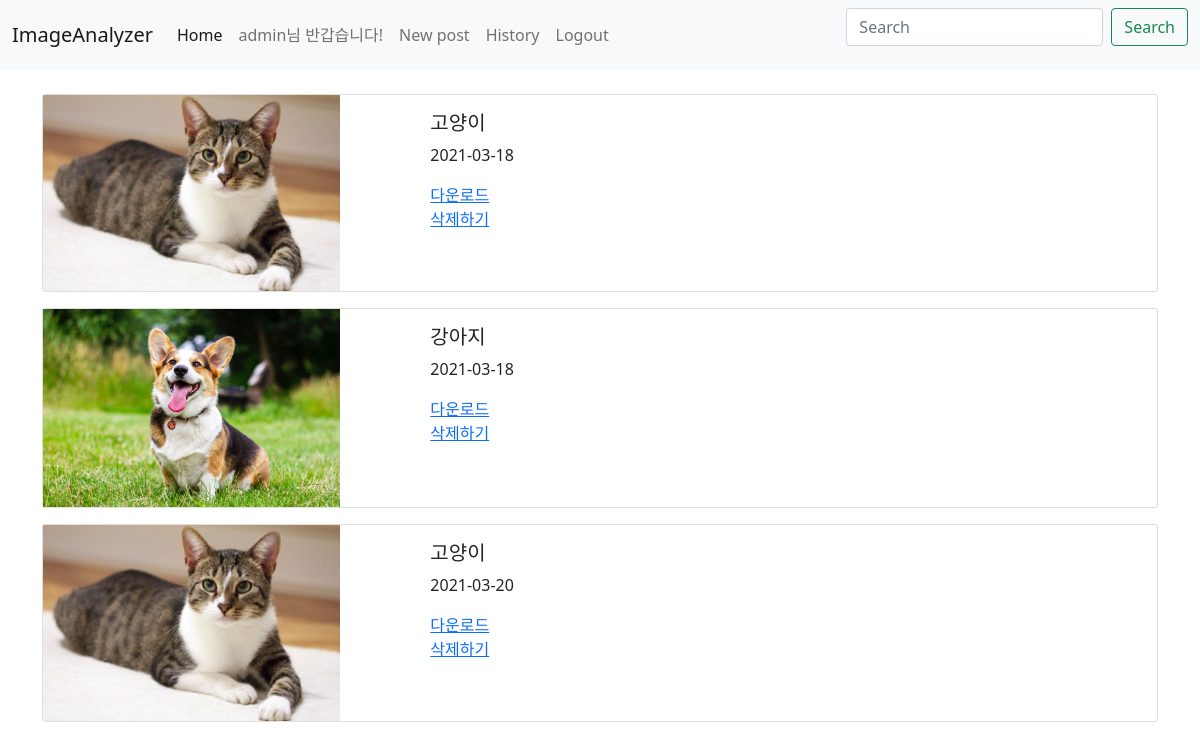
Before: /polls/history/ (signed in) with the older database file.
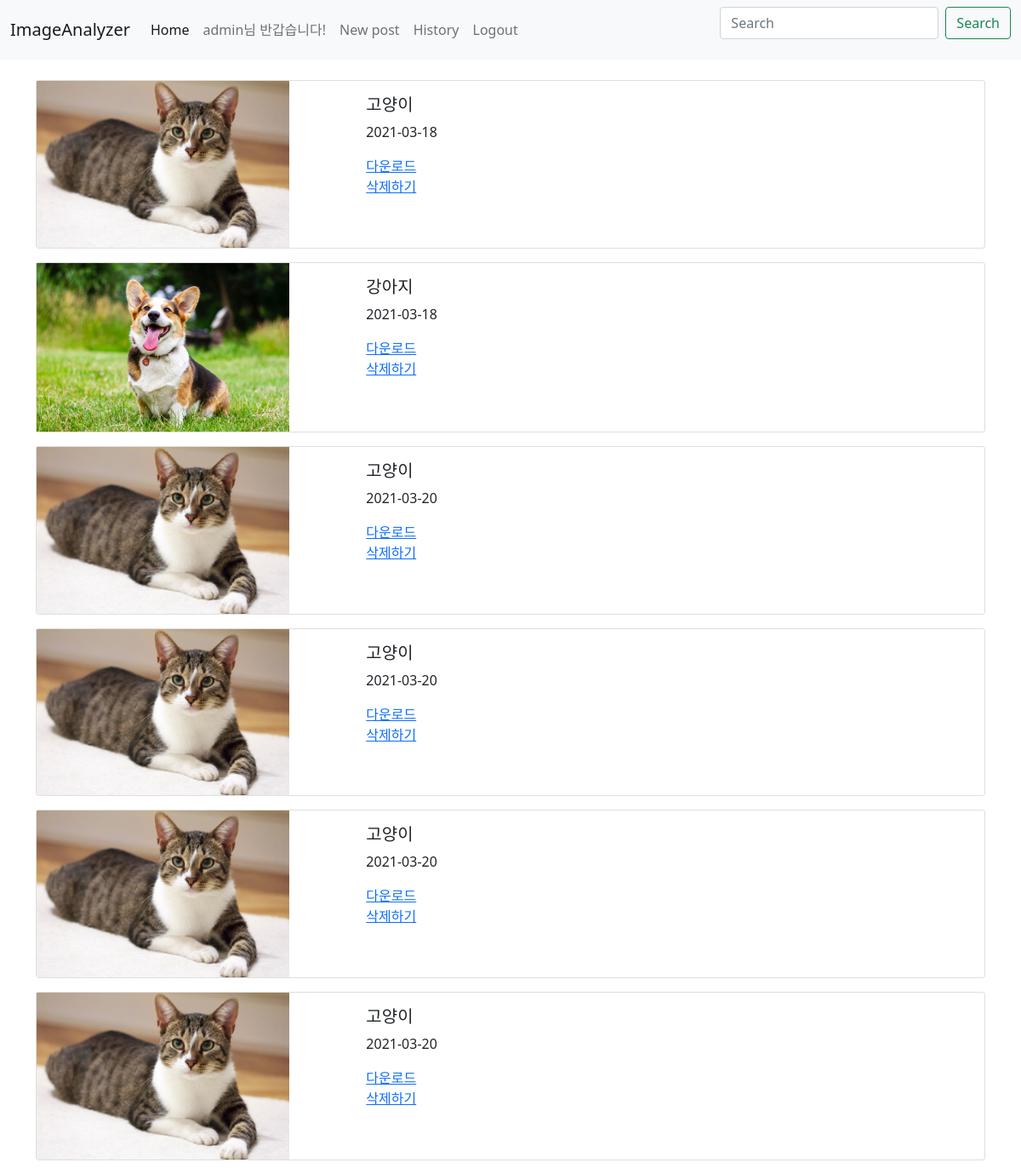
After: the same page with the newer database file.
### polls/models.py (models this page shows, shortened)
class Images_info(models.Model):
    author = models.ForeignKey(settings.AUTH_USER_MODEL, on_delete=models.CASCADE)
    image_title = models.CharField(max_length=200)
    image_pub_date = models.DateTimeField('date published')
    image_data = models.ImageField(blank=True, upload_to="images", null=True)

### polls/views.py (the view)
# urls.py: path('history/', views.history, name='history'),
def history(request):
    images = Images_info.objects.filter(author=request.user)
    return render(request, 'history.html', {'images' : images})

### polls/templates/history.html
{% extends 'base.html' %}
{% block content %}
{% for image in images.all %}
<div class="card mb-3" style="width: 100%;">
    <div class="row g-0">
      <div class="col-md-4">
        <img src="{{ image.image_data.url }}" width=80% height=auto>
      </div>
      <div class="col-md-8">
        <div class="card-body">
          <h5 class="card-title">{{ image.image_title }}</h5>
          <p class="card-text">{{ image.image_pub_date | date:"Y-m-d" }}</p>
          <a href="{% url 'downloads' image.id %}">다운로드</a>
          <br>
          <a href="{% url 'delete' image.id %}">삭제하기</a>
        </div>
      </div>
    </div>
  </div>
{% endfor %}
{% endblock %}

### mysite/templates/base.html (shortened to what this page needs)
<head>
    <link href="https://cdn.jsdelivr.net/npm/bootstrap@5.0.0-beta2/dist/css/bootstrap.min.css" rel="stylesheet"
>
</head>
<body>
    <nav class="navbar navbar-expand-lg navbar-light bg-light">
        <div class="container-fluid">
            <a class="navbar-brand" href="#">ImageAnalyzer</a>
            <div class="collapse navbar-collapse" id="navbarSupportedContent">
                <ul class="navbar-nav me-auto mb-2 mb-lg-0">
                    <li class="nav-item">
                        <a class="nav-link active" aria-current="page" href="{% url 'home' %}">Home</a>
                    </li>
                    {% if user.is_authenticated %}
                    <li class="nav-item">
                        <a class="nav-link"><span id="user_name">{{ user.username }}</span>님 반갑습니다!</a>
                    </li>
                    <li class="nav-item">
                        <a class="nav-link" href="{% url 'newimg' %}">New post</a>
                    </li>
                    <li class="nav-item">
                        <a class="nav-link" href="{% url 'history' %}">History</a>
                    </li>
                    <li class="nav-item">
                        <a class="nav-link" href="{% url 'logout' %}">Logout</a>
                    </li>
                    {% endif %}
                </ul>
                <form class="d-flex">
                    <input class="form-control me-2" type="search" placeholder="Search" aria-label="Search">
                    <button class="btn btn-outline-success" type="submit">Search</button>
                </form>
            </div>
        </div>
    </nav>
    <br>
    <div class="container">
        {% block content %}
        {% endblock %}
    </div>
</body>

Changed rows visible on the page:
added Images_info: image_data (picture), image_title "고양이", image_pub_date "2021-03-20"
added Images_info: image_data (picture), image_title "고양이", image_pub_date "2021-03-20"
added Images_info: image_data (picture), image_title "고양이", image_pub_date "2021-03-20"
